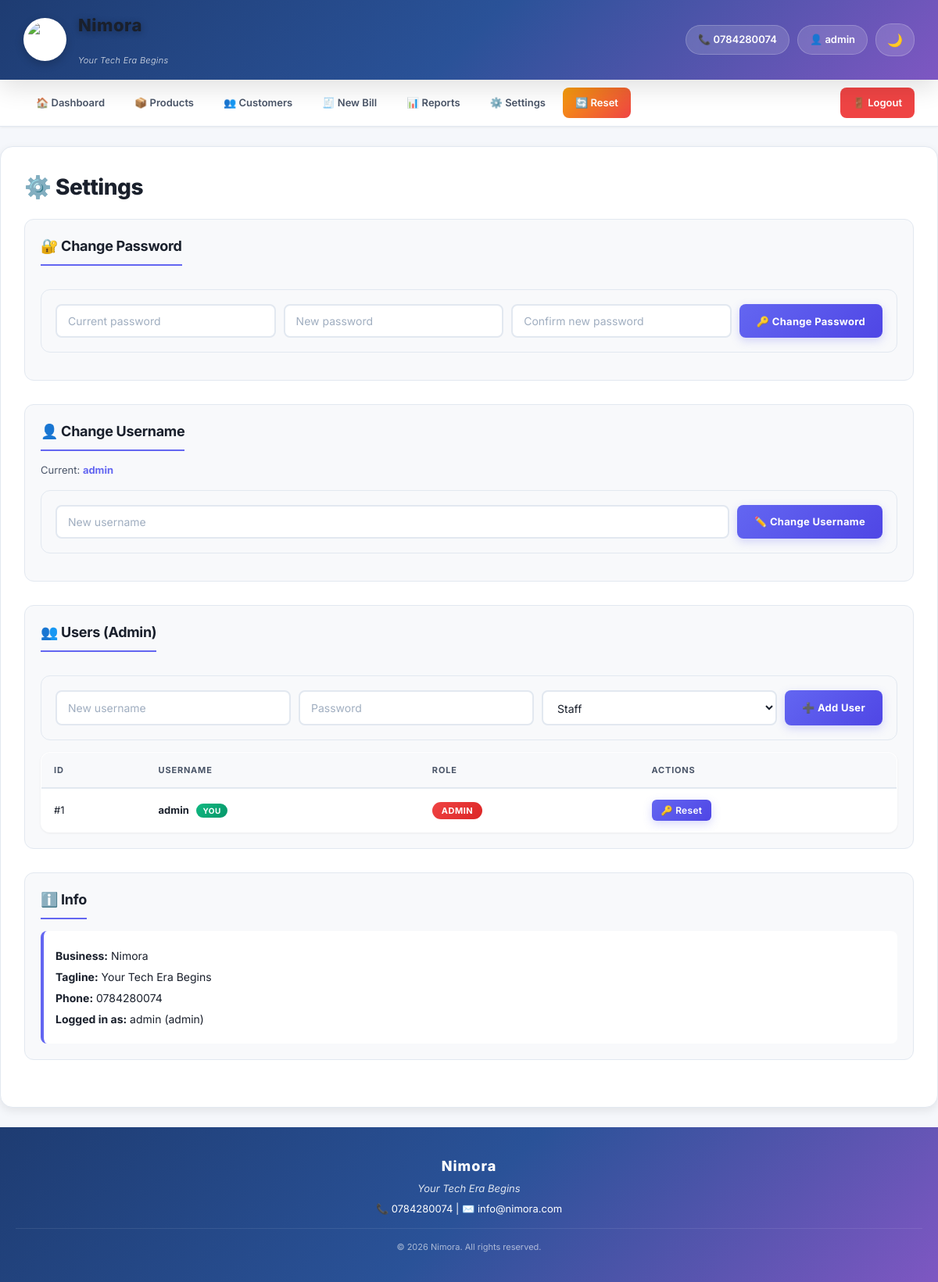
The app's page /settings (signed in) with its own data.
### tables this page shows
CREATE TABLE users (
        id INTEGER PRIMARY KEY AUTOINCREMENT,
        username TEXT UNIQUE NOT NULL,
        password TEXT NOT NULL,
        role TEXT DEFAULT 'staff'
    );

### app.py (the view)
@app.route('/settings')
@login_required
def settings_page():
    conn = get_db()
    users = conn.execute('SELECT id, username, role FROM users ORDER BY id').fetchall()
    conn.close()
    return render_template('settings.html', users=users)

### app.py (called while the page is built)
def get_db():
    conn = sqlite3.connect(DB, timeout=10)
    conn.row_factory = sqlite3.Row
    return conn

@app.context_processor
def inject_branding():
    return {
        'business_name': BUSINESS_NAME,
        'tagline': TAGLINE,
        'logo_url': LOGO_URL,
        'phone': PHONE,
        'email': EMAIL,
        'address': ADDRESS,
        'currency': CURRENCY,
        'now': datetime.now()
    }

def login_required(f):
    @wraps(f)
    def wrapper(*args, **kwargs):
        if 'user_id' not in session:
            return redirect(url_for('login'))
        return f(*args, **kwargs)
    return wrapper

### templates/settings.html (shortened to what this page needs)
{% extends "base.html" %}
{% block content %}
<h1>⚙️ Settings</h1>
<div class="settings-section">
    <h2>🔐 Change Password</h2>
    <form method="POST" action="{{ url_for('change_password') }}" class="form-row">
        <input name="old_password" type="password" placeholder="Current password" required>
        <input name="new_password" type="password" placeholder="New password" required>
        <input name="confirm_password" type="password" placeholder="Confirm new password" required>
        <button type="submit">🔑 Change Password</button>
    </form>
</div>
<div class="settings-section">
    <h2>👤 Change Username</h2>
    <p class="hint-text">Current: <b>{{ session.username }}</b></p>
    <form method="POST" action="{{ url_for('change_username') }}" class="form-row">
        <input name="new_username" placeholder="New username" required>
        <button type="submit">✏️ Change Username</button>
    </form>
</div>
{% if session.role == 'admin' %}
<div class="settings-section">
    <h2>👥 Users (Admin)</h2>
    <form method="POST" action="{{ url_for('add_user') }}" class="form-row">
        <input name="username" placeholder="New username" required>
        <input name="password" type="password" placeholder="Password" required>
        <select name="role">
            <option value="staff">Staff</option>
        </select>
        <button type="submit">➕ Add User</button>
    </form>
    <table>
        <thead>
            <tr>
                <th>ID</th>
                <th>Username</th>
                <th>Role</th>
                <th>Actions</th>
            </tr>
        </thead>
        <tbody>
            {% for u in users %}
            <tr>
                <td>#{{ u.id }}</td>
                <td>
                    <b>{{ u.username }}</b>
                    {% if u.id == session.user_id %}
                    <span class="badge-you">You</span>
                    {% endif %}
                </td>
                <td>
                    <span class="badge-role {% if u.role == 'admin' %}badge-admin{% else %}badge-staff{% endif %}">
                        {{ u.role }}
                    </span>
                </td>
                <td>
                    <button type="button" class="btn-small"
                            onclick="resetPassword({{ u.id }}, '{{ u.username }}')">
                        🔑 Reset
                    </button>
                </td>
            </tr>
            {% endfor %}
        </tbody>
    </table>
</div>
{% endif %}
<div class="settings-section">
    <h2>ℹ️ Info</h2>
    <div class="info-box">
        <p><b>Business:</b> {{ business_name }}</p>
        <p><b>Tagline:</b> {{ tagline }}</p>
        <p><b>Phone:</b> {{ phone }}</p>
        <p><b>Logged in as:</b> {{ session.username }} ({{ session.role }})</p>
    </div>
</div>
{% endblock %}

### static/style.css (style rules this page uses)
:root { --bg-primary: #f5f7fb; --bg-secondary: #ffffff; --bg-tertiary: #f8f9fb; --bg-header: linear-gradient(135deg, #1e3c72 0%, #2a5298 50%, #7e57c2 100%); --bg-nav: #ffffff; --text-primary: #1a202c; --text-secondary: #4a5568; --text-muted: #a0aec0; --text-inverse: #ffffff; --border-color: #e2e8f0; --border-light: #f0f2f5; --accent-primary: #6366f1; --accent-hover: #4f46e5; --accent-success: #10b981; --accent-danger: #ef4444; --accent-warning: #f59e0b; --accent-info: #3b82f6; --shadow-sm: 0 1px 3px rgba(0,0,0,0.06); --shadow-md: 0 4px 12px rgba(0,0,0,0.08); --shadow-lg: 0 10px 30px rgba(0,0,0,0.12); --shadow-xl: 0 20px 50px rgba(0,0,0,0.15); --radius-sm: 8px; --radius-md: 12px; --radius-lg: 16px; --radius-xl: 24px; --transition: all 0.25s cubic-bezier(0.4, 0, 0.2, 1); }
* { box-sizing: border-box; margin: 0; padding: 0; }
html { scroll-behavior: smooth; }
body { font-family: 'Inter', 'Segoe UI', -apple-system, BlinkMacSystemFont, Arial, sans-serif; background: var(--bg-primary); color: var(--text-primary); min-height: 100vh; display: flex; flex-direction: column; transition: background 0.3s, color 0.3s; font-size: 14px; line-height: 1.5; }
h1 { color: var(--text-primary); font-size: 28px; font-weight: 800; margin-bottom: 20px; letter-spacing: -0.5px; }
h2 { color: var(--text-primary); font-size: 20px; font-weight: 700; margin: 25px 0 15px; letter-spacing: -0.3px; }
table { width: 100%; border-collapse: collapse; margin-top: 15px; background: var(--bg-secondary); border-radius: var(--radius-md); overflow: hidden; box-shadow: var(--shadow-sm); border: 1px solid var(--border-color); }
th, td { padding: 14px 16px; text-align: left; border-bottom: 1px solid var(--border-color); font-size: 13px; }
th { background: var(--bg-tertiary); color: var(--text-secondary); font-weight: 700; font-size: 11px; text-transform: uppercase; letter-spacing: 0.8px; border-bottom: 2px solid var(--border-color); }
tbody tr { transition: var(--transition); }
tbody tr:last-child td { border-bottom: none; }
.form-row { display: flex; gap: 10px; flex-wrap: wrap; margin: 15px 0; padding: 18px; background: var(--bg-tertiary); border-radius: var(--radius-md); border: 1px solid var(--border-color); }
input, select, textarea { padding: 11px 14px; font-size: 14px; border: 2px solid var(--border-color); border-radius: var(--radius-sm); flex: 1; min-width: 120px; background: var(--bg-secondary); color: var(--text-primary); transition: var(--transition); font-family: inherit; }
input::placeholder { color: var(--text-muted); }
button, .btn { padding: 11px 22px; font-size: 13px; border: none; border-radius: var(--radius-sm); background: linear-gradient(135deg, #6366f1, #4f46e5); color: white; cursor: pointer; font-weight: 700; transition: var(--transition); letter-spacing: 0.3px; text-decoration: none; display: inline-flex; align-items: center; gap: 6px; justify-content: center; font-family: inherit; box-shadow: 0 4px 12px rgba(99,102,241,0.25); }
.settings-section { margin-bottom: 30px; padding: 20px; background: var(--bg-tertiary); border-radius: var(--radius-md); border: 1px solid var(--border-color); }
.settings-section h2 { margin-top: 0; margin-bottom: 15px; color: var(--text-primary); font-size: 18px; border-bottom: 2px solid var(--accent-primary); padding-bottom: 10px; display: inline-block; }
.hint-text { font-size: 13px; color: var(--text-secondary); margin-bottom: 10px; }
.hint-text b { color: var(--accent-primary); }
.badge-you { background: linear-gradient(135deg, #10b981, #059669); color: white; padding: 3px 8px; border-radius: 10px; font-size: 10px; font-weight: 700; margin-left: 6px; text-transform: uppercase; letter-spacing: 0.5px; }
.badge-role { padding: 4px 12px; border-radius: 12px; font-size: 11px; font-weight: 700; text-transform: uppercase; letter-spacing: 0.5px; }
.badge-admin { background: linear-gradient(135deg, #ef4444, #dc2626); color: white; }
.btn-small { padding: 6px 12px; font-size: 12px; border-radius: 6px; background: linear-gradient(135deg, #6366f1, #4f46e5); color: white; border: none; cursor: pointer; font-weight: 600; margin-right: 4px; transition: var(--transition); }
.info-box { padding: 15px; background: var(--bg-secondary); border-radius: var(--radius-sm); border-left: 4px solid var(--accent-primary); }
.info-box p { margin: 6px 0; font-size: 14px; color: var(--text-primary); }

### records on screen
users: id "1", username "admin", shows "YOU", role "ADMIN"

### other values on screen
{{ business_name }} "Nimora"
{{ tagline }} "Your Tech Era Begins"
{{ phone }} "0784280074"
{{ session.username }} "admin"
{{ session.role }} "admin"
{{ email }} "info@nimora.com"
